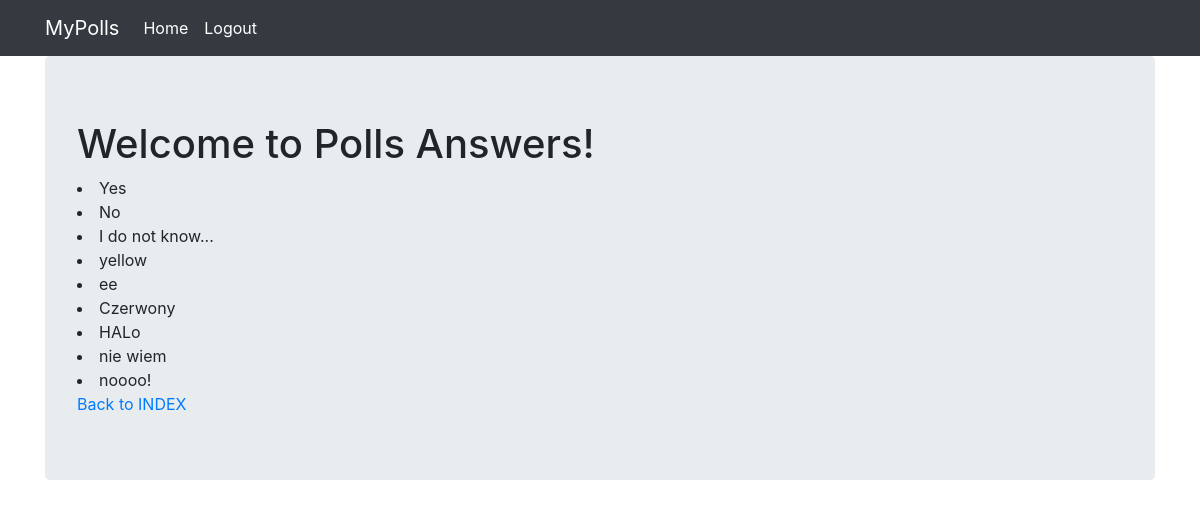
/polls/answers, run on the app's committed database.
### polls/models.py (models this page shows)
class Answer(models.Model):
	answer_text = models.CharField(max_length=200)
	pub_date = models.DateTimeField(auto_now_add=True)
	question = models.ForeignKey(Question, on_delete=models.CASCADE, related_name='answers', null=True, blank=True)
	def __str__(self):
		return self.answer_text

### polls/views.py (the view)
# urls.py: path('answers', views.answers, name='answers'),
def answers(request):
	return render(
		request,
		template_name='answers.html',
		context={'object_list': Answer.objects.all()}
	)

### polls/templates/answers.html
{% extends 'base.html' %}
{% block content %}
	<h1> Welcome to Polls Answers!</h1>
	{% for a in object_list %}
		<li>{{a}}</li>
	{% endfor %}
	<a href="{% url 'polls:index' %}"> Back to INDEX </a>
	{% endblock %}

### data on the page
Answer: answer_text "Yes"
Answer: answer_text "No"
Answer: answer_text "I do not know..."
Answer: answer_text "yellow"
Answer: answer_text "ee"
Answer: answer_text "Czerwony"
Answer: answer_text "HALo"
Answer: answer_text "nie wiem"
Answer: answer_text "noooo!"
